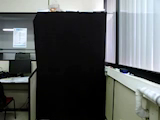
#> input picture frame 9 of python/APD_3_30/Video.avi, 160 x 120 px
$ python former_subtraction.py
#> lines starting #> are read from the running program, lines starting #| are printed output that depends on the picture
from PIL import Image
import matplotlib.pyplot as plt
import numpy as np
import math
from matplotlib.patches import Circle
import cv2

cap = cv2.VideoCapture('Video.avi')
fig, ax = plt.subplots()

num = 0
while(cap.isOpened()):
    ret, img = cap.read()
#> img is the input picture: shape (120, 160, 3); mean B, G, R 89.9, 90.1, 86.2
    if(ret == True):# if the image is obtaained

        img = cv2.cvtColor(img, cv2.COLOR_BGR2RGB)
        img = np.array(img).astype(int)
        [h, w, d] = img.shape
#> h = 120; w = 160; d = 3

        if num >= 1:
            img_2 = np.abs(img - img_prev)

            threshold = 30
            min_x = w
            min_y = h
            max_x = 0
            max_y = 0
            count = 0

            for y in range(0, h, 1):
                for x in range(0, w, 1):
                    if ((img_2[y, x, 0] > threshold) or \
                        (img_2[y, x, 1]) > threshold or \
                        (img_2[y, x, 2] > threshold)):

                        count = count + 1

                        if(x < min_x):
                            min_x = x

                        if(y < min_y):
                            min_y = y

                        if(x > max_x):
                            max_x = x

                        if(y > max_y):
                            max_y = y

            ax.cla() #clear the picture (if you have some circle)
            if count > 10:
                rect = plt.Rectangle((min_x, min_y), max_x-min_x, max_y-min_y, edgecolor='r', fill=False)
                ax.add_patch(rect)

            plt.axis('off')
            ax.imshow(img)

            plt.savefig('OutFig/Out_' + str(num) + '.jpg')

        img_prev = img
        num = num + 1

    else:
        break

cap.release()


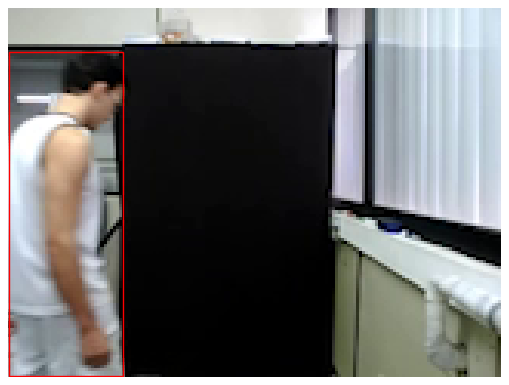
#> figure drawn by matplotlib, 1 panel

$ run again, starting later in the video
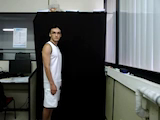
#> input picture frame 44 of python/APD_3_30/Video.avi, 160 x 120 px
#> img is the input picture: shape (120, 160, 3); mean B, G, R 84.1, 85.4, 82.5
#> ``:
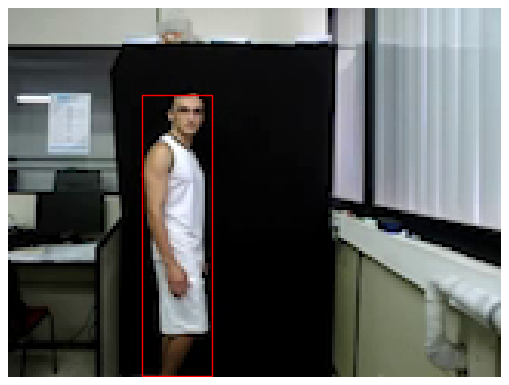
#> figure drawn by matplotlib, 1 panel

$ run again, starting later in the video
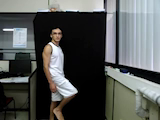
#> input picture frame 78 of python/APD_3_30/Video.avi, 160 x 120 px
#> img is the input picture: shape (120, 160, 3); mean B, G, R 85.9, 87.4, 84.6
#> ``:
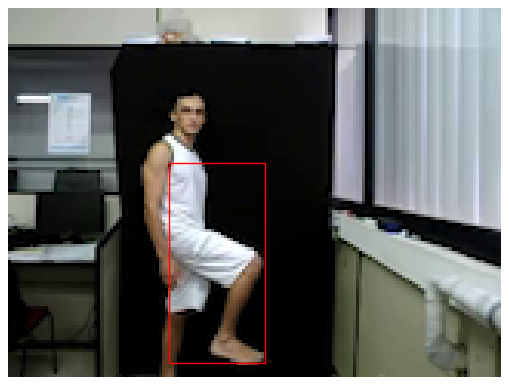
#> figure drawn by matplotlib, 1 panel
